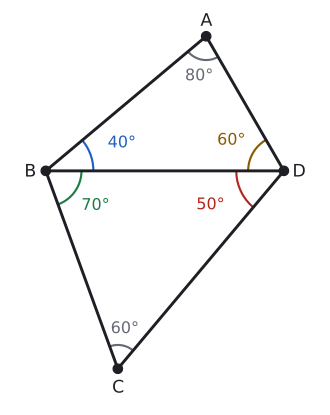

Recreate this plot in Python.
import sys; sys.path.insert(0, "tools")
from cizim import *

# Ders örneği: ABD üçgeninde m(A)=80, m(ABD)=40, m(ADB)=60; BCD üçgeninde m(DBC)=70, m(BDC)=50, m(C)=60. En uzun: CD.
ABD, ADB, DBC, BDC = 40, 60, 70, 50; GOSTER_AC = True
def yon(d): return np.array([np.cos(np.radians(d)), np.sin(np.radians(d))])
def kesis(p, u, q, v):
    s = np.linalg.solve(np.array([u, -v]).T, q - p); return p + s[0] * u
B = np.array([0.0, 0.0]); D = np.array([5.0, 0.0])
A = kesis(B, yon(ABD), D, yon(180 - ADB))
C = kesis(B, yon(-DBC), D, yon(180 + BDC))
def olc(P, Q, R):
    u, v = Q - P, R - P; return np.degrees(np.arccos(u @ v / np.linalg.norm(u) / np.linalg.norm(v)))
print("A", olc(A, B, D), "C", olc(C, B, D))
for ad, P, Q in (("AB", A, B), ("AD", A, D), ("BD", B, D), ("BC", B, C), ("CD", C, D)):
    print(ad, round(np.linalg.norm(P - Q), 3))

fig, ax = sekil(5.2, 5.4)
ax.set_aspect("equal"); ax.axis("off")
ax.plot(*zip(A, B, C, D, A), color=YAZI)
ax.plot(*zip(B, D), color=YAZI)
nokta(ax, *A, "A", dx=-0.12, dy=0.22); nokta(ax, *B, "B", dx=-0.45, dy=-0.12)
nokta(ax, *C, "C", dx=-0.12, dy=-0.5); nokta(ax, *D, "D", dx=0.18, dy=-0.12)
aci(ax, B, A, D, r=1.0, ad=f"{ABD}°", renk=MAVI)
aci(ax, B, D, C, r=0.75, ad=f"{DBC}°", renk=YESIL)
aci(ax, D, B, A, r=0.75, ad=f"{ADB}°", renk=SARI)
aci(ax, D, C, B, r=1.0, ad=f"{BDC}°", renk=KIRMIZI)
if GOSTER_AC:
    aci(ax, A, B, D, r=0.5, ad=f"{round(olc(A, B, D))}°", renk=SOLUK)
    aci(ax, C, B, D, r=0.5, ad=f"{round(olc(C, B, D))}°", renk=SOLUK)
xs = [p[0] for p in (A, B, C, D)]; ys = [p[1] for p in (A, B, C, D)]
ax.set_xlim(min(xs) - 0.8, max(xs) + 0.8); ax.set_ylim(min(ys) - 0.8, max(ys) + 0.6)
kaydet(fig, __file__)
